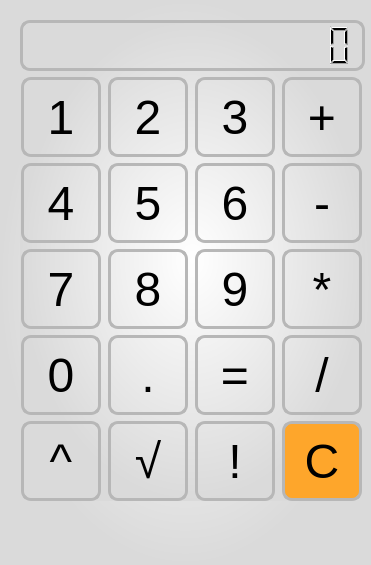
<?xml version="1.0" encoding="UTF-8"?>
<ui version="4.0">
 <class>Form</class>
 <widget class="QWidget" name="Form">
  <property name="geometry">
   <rect>
    <x>0</x>
    <y>0</y>
    <width>371</width>
    <height>565</height>
   </rect>
  </property>
  <property name="windowTitle">
   <string>Красивый калькулятор</string>
  </property>
  <property name="styleSheet">
   <string notr="true">background-color: qradialgradient(spread:pad, cx:0.5, cy:0.5, radius:0.5, fx:0.5, fy:0.5, stop:0 rgba(255, 255, 255, 255), stop:1 rgba(218, 218, 218, 255));</string>
  </property>
  <widget class="QWidget" name="layoutWidget">
   <property name="geometry">
    <rect>
     <x>20</x>
     <y>20</y>
     <width>345</width>
     <height>481</height>
    </rect>
   </property>
   <layout class="QVBoxLayout" name="verticalLayout">
    <item>
     <widget class="QLCDNumber" name="table">
      <property name="enabled">
       <bool>true</bool>
      </property>
      <property name="styleSheet">
       <string notr="true">background: none;
border-radius: 10px;
border: 3px solid #b7b7b7;
</string>
      </property>
      <property name="digitCount">
       <number>15</number>
      </property>
     </widget>
    </item>
    <item>
     <layout class="QGridLayout" name="gridLayout">
      <item row="2" column="1">
       <widget class="QPushButton" name="btn8">
        <property name="minimumSize">
         <size>
          <width>80</width>
          <height>80</height>
         </size>
        </property>
        <property name="maximumSize">
         <size>
          <width>80</width>
          <height>80</height>
         </size>
        </property>
        <property name="font">
         <font>
          <family>Helvetica</family>
          <pointsize>36</pointsize>
         </font>
        </property>
        <property name="styleSheet">
         <string notr="true">QPushButton{
border: 3px solid #b7b7b7;
border-radius: 10px;
background-color: none;
}
QPushButton:hover{
background-color: #c8c8c8;
}</string>
        </property>
        <property name="text">
         <string>8</string>
        </property>
        <attribute name="buttonGroup">
         <string notr="true">buttonGroup_digits</string>
        </attribute>
       </widget>
      </item>
      <item row="0" column="1">
       <widget class="QPushButton" name="btn2">
        <property name="minimumSize">
         <size>
          <width>80</width>
          <height>80</height>
         </size>
        </property>
        <property name="maximumSize">
         <size>
          <width>80</width>
          <height>80</height>
         </size>
        </property>
        <property name="font">
         <font>
          <family>Helvetica</family>
          <pointsize>36</pointsize>
         </font>
        </property>
        <property name="styleSheet">
         <string notr="true">QPushButton{
border: 3px solid #b7b7b7;
border-radius: 10px;
background-color: none;
}
QPushButton:hover{
background-color: #c8c8c8;
}</string>
        </property>
        <property name="text">
         <string>2</string>
        </property>
        <attribute name="buttonGroup">
         <string notr="true">buttonGroup_digits</string>
        </attribute>
       </widget>
      </item>
      <item row="0" column="3">
       <widget class="QPushButton" name="btn_plus">
        <property name="minimumSize">
         <size>
          <width>80</width>
          <height>80</height>
         </size>
        </property>
        <property name="maximumSize">
         <size>
          <width>80</width>
          <height>80</height>
         </size>
        </property>
        <property name="font">
         <font>
          <family>Helvetica</family>
          <pointsize>36</pointsize>
         </font>
        </property>
        <property name="styleSheet">
         <string notr="true">QPushButton{
border: 3px solid #b7b7b7;
border-radius: 10px;
background-color: none;
}
QPushButton:hover{
background-color: #c8c8c8;
}</string>
        </property>
        <property name="text">
         <string>+</string>
        </property>
        <attribute name="buttonGroup">
         <string notr="true">buttonGroup_binary</string>
        </attribute>
       </widget>
      </item>
      <item row="3" column="2">
       <widget class="QPushButton" name="btn_eq">
        <property name="minimumSize">
         <size>
          <width>80</width>
          <height>80</height>
         </size>
        </property>
        <property name="maximumSize">
         <size>
          <width>80</width>
          <height>80</height>
         </size>
        </property>
        <property name="font">
         <font>
          <family>Helvetica</family>
          <pointsize>36</pointsize>
         </font>
        </property>
        <property name="styleSheet">
         <string notr="true">QPushButton{
border: 3px solid #b7b7b7;
border-radius: 10px;
background-color: none;
}
QPushButton:hover{
background-color: #c8c8c8;
}</string>
        </property>
        <property name="text">
         <string>=</string>
        </property>
       </widget>
      </item>
      <item row="3" column="0">
       <widget class="QPushButton" name="btn0">
        <property name="minimumSize">
         <size>
          <width>80</width>
          <height>80</height>
         </size>
        </property>
        <property name="maximumSize">
         <size>
          <width>80</width>
          <height>80</height>
         </size>
        </property>
        <property name="font">
         <font>
          <family>Helvetica</family>
          <pointsize>36</pointsize>
         </font>
        </property>
        <property name="styleSheet">
         <string notr="true">QPushButton{
border: 3px solid #b7b7b7;
border-radius: 10px;
background-color: none;
}
QPushButton:hover{
background-color: #c8c8c8;
}</string>
        </property>
        <property name="text">
         <string>0</string>
        </property>
        <attribute name="buttonGroup">
         <string notr="true">buttonGroup_digits</string>
        </attribute>
       </widget>
      </item>
      <item row="3" column="3">
       <widget class="QPushButton" name="btn_div">
        <property name="minimumSize">
         <size>
          <width>80</width>
          <height>80</height>
         </size>
        </property>
        <property name="maximumSize">
         <size>
          <width>80</width>
          <height>80</height>
         </size>
        </property>
        <property name="font">
         <font>
          <family>Helvetica</family>
          <pointsize>36</pointsize>
         </font>
        </property>
        <property name="styleSheet">
         <string notr="true">QPushButton{
border: 3px solid #b7b7b7;
border-radius: 10px;
background-color: none;
}
QPushButton:hover{
background-color: #c8c8c8;
}</string>
        </property>
        <property name="text">
         <string>/</string>
        </property>
        <attribute name="buttonGroup">
         <string notr="true">buttonGroup_binary</string>
        </attribute>
       </widget>
      </item>
      <item row="0" column="0">
       <widget class="QPushButton" name="btn1">
        <property name="minimumSize">
         <size>
          <width>80</width>
          <height>80</height>
         </size>
        </property>
        <property name="maximumSize">
         <size>
          <width>80</width>
          <height>80</height>
         </size>
        </property>
        <property name="font">
         <font>
          <family>Helvetica</family>
          <pointsize>36</pointsize>
         </font>
        </property>
        <property name="styleSheet">
         <string notr="true">QPushButton{
border: 3px solid #b7b7b7;
border-radius: 10px;
background-color: none;
}
QPushButton:hover{
background-color: #c8c8c8;
}</string>
        </property>
        <property name="text">
         <string>1</string>
        </property>
        <attribute name="buttonGroup">
         <string notr="true">buttonGroup_digits</string>
        </attribute>
       </widget>
      </item>
      <item row="2" column="2">
       <widget class="QPushButton" name="btn9">
        <property name="minimumSize">
         <size>
          <width>80</width>
          <height>80</height>
         </size>
        </property>
        <property name="maximumSize">
         <size>
          <width>80</width>
          <height>80</height>
         </size>
        </property>
        <property name="font">
         <font>
          <family>Helvetica</family>
          <pointsize>36</pointsize>
         </font>
        </property>
        <property name="styleSheet">
         <string notr="true">QPushButton{
border: 3px solid #b7b7b7;
border-radius: 10px;
background-color: none;
}
QPushButton:hover{
background-color: #c8c8c8;
}</string>
        </property>
        <property name="text">
         <string>9</string>
        </property>
        <attribute name="buttonGroup">
         <string notr="true">buttonGroup_digits</string>
        </attribute>
       </widget>
      </item>
      <item row="3" column="1">
       <widget class="QPushButton" name="btn_dot">
        <property name="minimumSize">
         <size>
          <width>80</width>
          <height>80</height>
         </size>
        </property>
        <property name="maximumSize">
         <size>
          <width>80</width>
          <height>80</height>
         </size>
        </property>
        <property name="font">
         <font>
          <family>Helvetica</family>
          <pointsize>36</pointsize>
         </font>
        </property>
        <property name="styleSheet">
         <string notr="true">QPushButton{
border: 3px solid #b7b7b7;
border-radius: 10px;
background-color: none;
}
QPushButton:hover{
background-color: #c8c8c8;
}</string>
        </property>
        <property name="text">
         <string>.</string>
        </property>
       </widget>
      </item>
      <item row="0" column="2">
       <widget class="QPushButton" name="btn3">
        <property name="minimumSize">
         <size>
          <width>80</width>
          <height>80</height>
         </size>
        </property>
        <property name="maximumSize">
         <size>
          <width>80</width>
          <height>80</height>
         </size>
        </property>
        <property name="font">
         <font>
          <family>Helvetica</family>
          <pointsize>36</pointsize>
         </font>
        </property>
        <property name="styleSheet">
         <string notr="true">QPushButton{
border: 3px solid #b7b7b7;
border-radius: 10px;
background-color: none;
}
QPushButton:hover{
background-color: #c8c8c8;
}</string>
        </property>
        <property name="text">
         <string>3</string>
        </property>
        <attribute name="buttonGroup">
         <string notr="true">buttonGroup_digits</string>
        </attribute>
       </widget>
      </item>
      <item row="1" column="0">
       <widget class="QPushButton" name="btn4">
        <property name="minimumSize">
         <size>
          <width>80</width>
          <height>80</height>
         </size>
        </property>
        <property name="maximumSize">
         <size>
          <width>80</width>
          <height>80</height>
         </size>
        </property>
        <property name="font">
         <font>
          <family>Helvetica</family>
          <pointsize>36</pointsize>
         </font>
        </property>
        <property name="styleSheet">
         <string notr="true">QPushButton{
border: 3px solid #b7b7b7;
border-radius: 10px;
background-color: none;
}
QPushButton:hover{
background-color: #c8c8c8;
}</string>
        </property>
        <property name="text">
         <string>4</string>
        </property>
        <attribute name="buttonGroup">
         <string notr="true">buttonGroup_digits</string>
        </attribute>
       </widget>
      </item>
      <item row="1" column="1">
       <widget class="QPushButton" name="btn5">
        <property name="minimumSize">
         <size>
          <width>80</width>
          <height>80</height>
         </size>
        </property>
        <property name="maximumSize">
         <size>
          <width>80</width>
          <height>80</height>
         </size>
        </property>
        <property name="font">
         <font>
          <family>Helvetica</family>
          <pointsize>36</pointsize>
         </font>
        </property>
        <property name="styleSheet">
         <string notr="true">QPushButton{
border: 3px solid #b7b7b7;
border-radius: 10px;
background-color: none;
}
QPushButton:hover{
background-color: #c8c8c8;
}</string>
        </property>
        <property name="text">
         <string>5</string>
        </property>
        <attribute name="buttonGroup">
         <string notr="true">buttonGroup_digits</string>
        </attribute>
       </widget>
      </item>
      <item row="2" column="0">
       <widget class="QPushButton" name="btn7">
        <property name="minimumSize">
         <size>
          <width>80</width>
          <height>80</height>
         </size>
        </property>
        <property name="maximumSize">
         <size>
          <width>80</width>
          <height>80</height>
         </size>
        </property>
        <property name="font">
         <font>
          <family>Helvetica</family>
          <pointsize>36</pointsize>
         </font>
        </property>
        <property name="styleSheet">
         <string notr="true">QPushButton{
border: 3px solid #b7b7b7;
border-radius: 10px;
background-color: none;
}
QPushButton:hover{
background-color: #c8c8c8;
}</string>
        </property>
        <property name="text">
         <string>7</string>
        </property>
        <attribute name="buttonGroup">
         <string notr="true">buttonGroup_digits</string>
        </attribute>
       </widget>
      </item>
      <item row="1" column="2">
       <widget class="QPushButton" name="btn6">
        <property name="minimumSize">
         <size>
          <width>80</width>
          <height>80</height>
         </size>
        </property>
        <property name="maximumSize">
         <size>
          <width>80</width>
          <height>80</height>
         </size>
        </property>
        <property name="font">
         <font>
          <family>Helvetica</family>
          <pointsize>36</pointsize>
         </font>
        </property>
        <property name="styleSheet">
         <string notr="true">QPushButton{
border: 3px solid #b7b7b7;
border-radius: 10px;
background-color: none;
}
QPushButton:hover{
background-color: #c8c8c8;
}</string>
        </property>
        <property name="text">
         <string>6</string>
        </property>
        <attribute name="buttonGroup">
         <string notr="true">buttonGroup_digits</string>
        </attribute>
       </widget>
      </item>
      <item row="1" column="3">
       <widget class="QPushButton" name="btn_minus">
        <property name="minimumSize">
         <size>
          <width>80</width>
          <height>80</height>
         </size>
        </property>
        <property name="maximumSize">
         <size>
          <width>80</width>
          <height>80</height>
         </size>
        </property>
        <property name="font">
         <font>
          <family>Helvetica</family>
          <pointsize>36</pointsize>
         </font>
        </property>
        <property name="styleSheet">
         <string notr="true">QPushButton{
border: 3px solid #b7b7b7;
border-radius: 10px;
background-color: none;
}
QPushButton:hover{
background-color: #c8c8c8;
}</string>
        </property>
        <property name="text">
         <string>-</string>
        </property>
        <attribute name="buttonGroup">
         <string notr="true">buttonGroup_binary</string>
        </attribute>
       </widget>
      </item>
      <item row="2" column="3">
       <widget class="QPushButton" name="btn_mult">
        <property name="minimumSize">
         <size>
          <width>80</width>
          <height>80</height>
         </size>
        </property>
        <property name="maximumSize">
         <size>
          <width>80</width>
          <height>80</height>
         </size>
        </property>
        <property name="font">
         <font>
          <family>Helvetica</family>
          <pointsize>36</pointsize>
         </font>
        </property>
        <property name="styleSheet">
         <string notr="true">QPushButton{
border: 3px solid #b7b7b7;
border-radius: 10px;
background-color: none;
}
QPushButton:hover{
background-color: #c8c8c8;
}</string>
        </property>
        <property name="text">
         <string>*</string>
        </property>
        <attribute name="buttonGroup">
         <string notr="true">buttonGroup_binary</string>
        </attribute>
       </widget>
      </item>
      <item row="4" column="0">
       <widget class="QPushButton" name="btn_pow">
        <property name="minimumSize">
         <size>
          <width>80</width>
          <height>80</height>
         </size>
        </property>
        <property name="maximumSize">
         <size>
          <width>80</width>
          <height>80</height>
         </size>
        </property>
        <property name="font">
         <font>
          <family>Helvetica</family>
          <pointsize>36</pointsize>
         </font>
        </property>
        <property name="styleSheet">
         <string notr="true">QPushButton{
border: 3px solid #b7b7b7;
border-radius: 10px;
background-color: none;
}
QPushButton:hover{
background-color: #c8c8c8;
}</string>
        </property>
        <property name="text">
         <string>^</string>
        </property>
        <attribute name="buttonGroup">
         <string notr="true">buttonGroup_binary</string>
        </attribute>
       </widget>
      </item>
      <item row="4" column="1">
       <widget class="QPushButton" name="btn_sqrt">
        <property name="minimumSize">
         <size>
          <width>80</width>
          <height>80</height>
         </size>
        </property>
        <property name="maximumSize">
         <size>
          <width>80</width>
          <height>80</height>
         </size>
        </property>
        <property name="font">
         <font>
          <family>Helvetica</family>
          <pointsize>36</pointsize>
         </font>
        </property>
        <property name="styleSheet">
         <string notr="true">QPushButton{
border: 3px solid #b7b7b7;
border-radius: 10px;
background-color: none;
}
QPushButton:hover{
background-color: #c8c8c8;
}</string>
        </property>
        <property name="text">
         <string>√</string>
        </property>
       </widget>
      </item>
      <item row="4" column="2">
       <widget class="QPushButton" name="btn_fact">
        <property name="minimumSize">
         <size>
          <width>80</width>
          <height>80</height>
         </size>
        </property>
        <property name="maximumSize">
         <size>
          <width>80</width>
          <height>80</height>
         </size>
        </property>
        <property name="font">
         <font>
          <family>Helvetica</family>
          <pointsize>36</pointsize>
         </font>
        </property>
        <property name="styleSheet">
         <string notr="true">QPushButton{
border: 3px solid #b7b7b7;
border-radius: 10px;
background-color: none;
}
QPushButton:hover{
background-color: #c8c8c8;
}</string>
        </property>
        <property name="text">
         <string>!</string>
        </property>
       </widget>
      </item>
      <item row="4" column="3">
       <widget class="QPushButton" name="btn_clear">
        <property name="minimumSize">
         <size>
          <width>80</width>
          <height>80</height>
         </size>
        </property>
        <property name="maximumSize">
         <size>
          <width>80</width>
          <height>80</height>
         </size>
        </property>
        <property name="font">
         <font>
          <family>Helvetica</family>
          <pointsize>36</pointsize>
         </font>
        </property>
        <property name="styleSheet">
         <string notr="true">QPushButton{
border: 3px solid #b7b7b7;
border-radius: 10px;
background-color: rgb(254, 166, 43);
}
QPushButton:hover{
background-color: #c8c8c8;
}</string>
        </property>
        <property name="text">
         <string>С</string>
        </property>
       </widget>
      </item>
     </layout>
    </item>
   </layout>
  </widget>
 </widget>
 <resources/>
 <connections/>
 <buttongroups>
  <buttongroup name="buttonGroup_binary"/>
  <buttongroup name="buttonGroup_digits"/>
 </buttongroups>
</ui>
